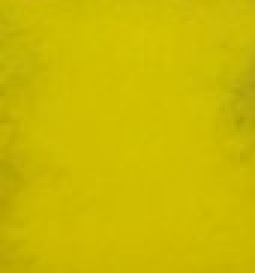
#> input picture IT4343E-ComputerVisions/Homework_2/pieces/yellowr6.jpg, 85 x 91 px (shown 3 times larger); its folder holds only this picture in this run
$ jupyter execute --allow-errors 'Thực hành tại nhà.ipynb'
#> lines starting #> are read from the running program, lines starting #| are printed output that depends on the picture
# BTVN Assignment 1: Làm quen với Python cho xử lý ảnh

Load ảnh và hiển thị đồng thời các cả các ảnh trong thư mục **img** trên jupyter notebook. Sau đó dùng thư viện openCV để biến đổi các bức ảnh thành chế độ đen trắng, HSV, Lab và hiển thị kết quả.

# BTVN Assignment 2

Trong folder pieces bao gồm các bức ảnh có cùng màu sắc với độ sáng khác nhau được cắt ra từ các bức ảnh rubik.
Hãy biểu diễn và nhận xét sự thay đổi của các kênh màu khi có sự thay đổi về ánh sáng.

Ví dụ sau biểu diễn thang màu BGR với các ảnh màu vàng
Bạn hãy thực hiện trên các thang màu khác HSV, Lab, YCrCb và đưa ra nhận xét

[cell 1]
import matplotlib.pyplot as plt
from matplotlib.colors import LogNorm
import cv2,glob
import numpy as np

[cell 2]
color = 'pieces/yellow'

Chọn 2 ảnh có ánh sáng tương tự nhau của màu vàng

[cell 3]
zoom = 0
# load tất cả các file trong folder
files = glob.glob(color + '*.jpg')
files.sort()
files=files[6:9]

B = np.array([])
G = np.array([])
R = np.array([])

[cell 4]
for fi in files[:]:
    # BGR
    im = cv2.imread(fi)
    b = im[:,:,0]
    b = b.reshape(b.shape[0]*b.shape[1])
    g = im[:,:,1]
    g = g.reshape(g.shape[0]*g.shape[1])
    r = im[:,:,2]
    r = r.reshape(r.shape[0]*r.shape[1])
    B = np.append(B,b)
    G = np.append(G,g)
    R = np.append(R,r)

[cell 5]
# Plotting the histogram
nbins = 10
plt.figure(figsize=[20,10])
plt.subplot(2,3,1)
plt.hist2d(B, G, bins=nbins, norm=LogNorm())
plt.xlabel('B')
plt.ylabel('G')
plt.title('RGB')
if not zoom:
    plt.xlim([0,255])
    plt.ylim([0,255])
#> (the rest of this cell did not finish here and is left out)

Biểu đồ sự thay đổi với 8 ảnh khác nhau của màu vàng

[cell 6]
zoom = 0
# load tất cả các file trong folder
files = glob.glob(color + '*.jpg')
files.sort()
B = np.array([])
G = np.array([])
R = np.array([])
for fi in files[:]:
    # BGR
    im = cv2.imread(fi)
#> im is the input picture: shape (91, 85, 3); mean B, G, R 1.6, 186.1, 202.9
    b = im[:,:,0]
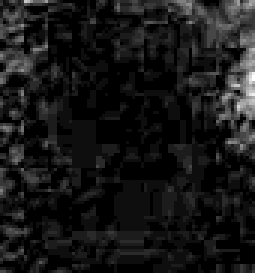
#> b: shape (91, 85) (shown 3 times larger); min 0, max 18, mean 1.63; drawn with min black and max white
    b = b.reshape(b.shape[0]*b.shape[1])
#> b = 7735 values, max 18 at index 2209, min 0 at index 21, mean 1.63
    g = im[:,:,1]
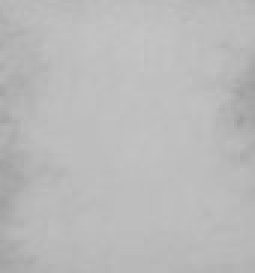
#> g: shape (91, 85) (shown 3 times larger); min 158, max 197, mean 186.1
    g = g.reshape(g.shape[0]*g.shape[1])
#> g = 7735 values, max 197 at index 1577, min 158 at index 2464, mean 186.1
    r = im[:,:,2]
    r = r.reshape(r.shape[0]*r.shape[1])
#> r = 7735 values, max 213 at index 896, min 169 at index 3479, mean 202.9
    B = np.append(B,b)
#> B has the same summary as b
    G = np.append(G,g)
#> G has the same summary as g
    R = np.append(R,r)
#> R has the same summary as r
# Plotting the histogram
nbins = 10
plt.figure(figsize=[20,10])
plt.subplot(2,3,1)
plt.hist2d(B, G, bins=nbins, norm=LogNorm())
plt.xlabel('B')
plt.ylabel('G')
plt.title('RGB')
if not zoom:
    plt.xlim([0,255])
    plt.ylim([0,255])
plt.colorbar()
plt.subplot(2,3,2)
plt.hist2d(B, R, bins=nbins, norm=LogNorm())
plt.colorbar()
plt.xlabel('B')
plt.ylabel('R')
plt.title('RGB')
if not zoom:
    plt.xlim([0,255])
    plt.ylim([0,255])
plt.subplot(2,3,3)
plt.hist2d(R, G, bins=nbins, norm=LogNorm())
plt.colorbar()
plt.xlabel('R')
plt.ylabel('G')
plt.title('RGB')
if not zoom:
    plt.xlim([0,255])
    plt.ylim([0,255])
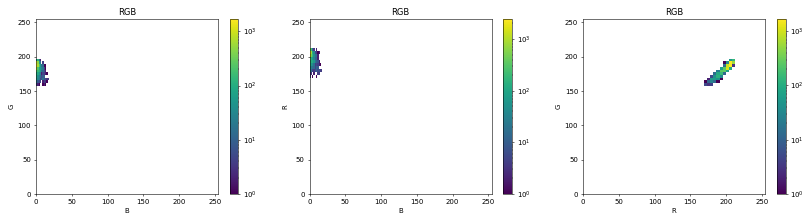
#> figure drawn by matplotlib, 6 panels
